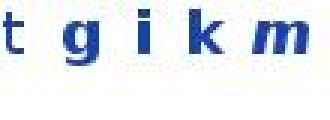
#> input picture vm_dump/new300/c003.png, 110 x 40 px (shown 3 times larger); its folder holds only this picture in this run
$ python _contact_sheet2.py
#> lines starting #> are read from the running program, lines starting #| are printed output that depends on the picture
import os as _os
import sys as _sys
_REPO = _os.environ.get("PROD_WS") or _os.path.dirname(
    _os.path.dirname(_os.path.dirname(_os.path.abspath(__file__))))
_VD = _os.path.join(_REPO, "vm_dump")
_HERE = _os.path.dirname(_os.path.abspath(__file__))
_NODE_BIN = _os.environ.get("NODE_BIN") or "node"
_PY_BIN = _os.environ.get("PY_BIN") or _sys.executable

# -*- coding: utf-8 -*-
"""生成全量 300 张核对索引图 + 难例单独索引图。3 行文字为底色。
pred_clean: 末尾'{'（blank类）当作4位验证码，去掉该字符。
"""
import os, sys, glob, json
from PIL import Image, ImageDraw
sys.path.insert(0, _HERE)

SRC = os.path.join(_VD, "new300")
recs = json.load(open(os.path.join(_HERE, "_sampling_out", "auto_labeled.json"), encoding="utf-8"))
#> (reads vm_dump/analysis/_sampling_out/auto_labeled.json from the repository)
byfile = {r["file"]: r for r in recs}
files = sorted(glob.glob(os.path.join(SRC, "*.png")))
os.makedirs(os.path.join(_HERE, "_sampling_out", "index"), exist_ok=True)

def clean(pred):
    if pred.endswith("{"):
        return pred[:-1]  # 4位验证码
    return pred

def build(imglist, title, fname, highlight_lowconf=True, max_rows=50):
#> called with title = '全量 300 张核对（红线=低置信难例；命高位4高危字符者已前置）', fname = 'index_all_sorted.png', highlight_lowconf = True, max_rows = 48
    COLS = 7; CW, CH = 110, 40; PAD = 14; TH = 16
    rows = (len(imglist) + COLS - 1) // COLS
    rows = min(rows, max_rows)
    W_ = COLS * CW + (COLS + 1) * PAD
    H_ = 36 + rows * (CH + PAD + TH)
    canvas = Image.new("RGB", (W_, H_), "white")
#> canvas: PIL image 882x106 RGB; every value is 255
    d = ImageDraw.Draw(canvas)
    d.text((10, 8), title, fill="black")
    for n, f in enumerate(imglist[:rows*COLS]):
        r = n // COLS; c = n % COLS
        x = PAD + c * (CW + PAD); y = 30 + r * (CH + PAD + TH)
        im = Image.open(f).convert("RGB")
#> im is the input picture: PIL image 110x40 RGB; mean R, G, B 228.9, 233.7, 240.8
        canvas.paste(im, (x, y))
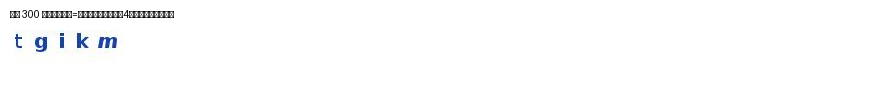
#> canvas: PIL image 882x106 RGB; mean R, G, B 252.2, 252.4, 252.8
        rec = byfile.get(os.path.basename(f), {})
        pred = clean(rec.get("pred", "???"))
        mc = rec.get("minconf", 1)
        clr = "red" if (highlight_lowconf and mc < 0.999) else "black"
        d.text((x, y + CH), f"{os.path.basename(f)}={pred}", fill=clr)
    out = os.path.join(os.path.join(_HERE, "_sampling_out", "index"), fname)
    canvas.save(out)
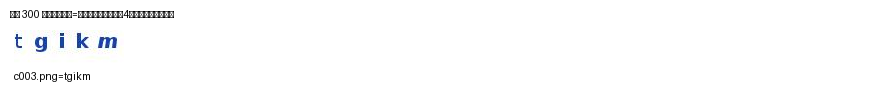
#> saved as index_all_sorted.png: PIL image 882x106 RGB; mean R, G, B 251.7, 251.9, 252.3
    print(f"saved {out}  rows={rows} imgs={min(len(imglist), rows*COLS)}")

HOT = set("cgouwxyz")
# 全部按高危/难例优先排序，便于核对
def sortkey(r):
    hot = r["pos4"] in HOT
    low = r["minconf"] < 0.999
    return (0 if hot else 1, 0 if low else 1, r["file"])
files_sorted = sorted(files, key=lambda f: sortkey(byfile[os.path.basename(f)]))

build(files_sorted, "全量 300 张核对（红线=低置信难例；命高位4高危字符者已前置）", "index_all_sorted.png", max_rows=48)
# 难例单独图
low_files = [f for f in files if byfile[os.path.basename(f)]["minconf"] < 0.999]
build(low_files, f"低置信难例 {len(low_files)} 张（需重点核对）", "index_hard_only.png", highlight_lowconf=False, max_rows=10)
#> call 2 of build, with title = '低置信难例 0 张（需重点核对）', fname = 'index_hard_only.png', highlight_lowconf = False, max_rows = 10
#> in build (call 2), `canvas = Image.new("RGB", (W_, H_), "white")`: canvas: PIL image 882x36 RGB; every value is 255
#> in build (call 2), `canvas.save(out)`:
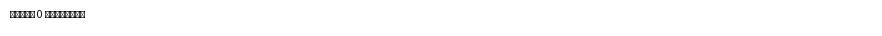
#> saved as index_hard_only.png: PIL image 882x36 RGB; min 0, max 255, mean 252.8
